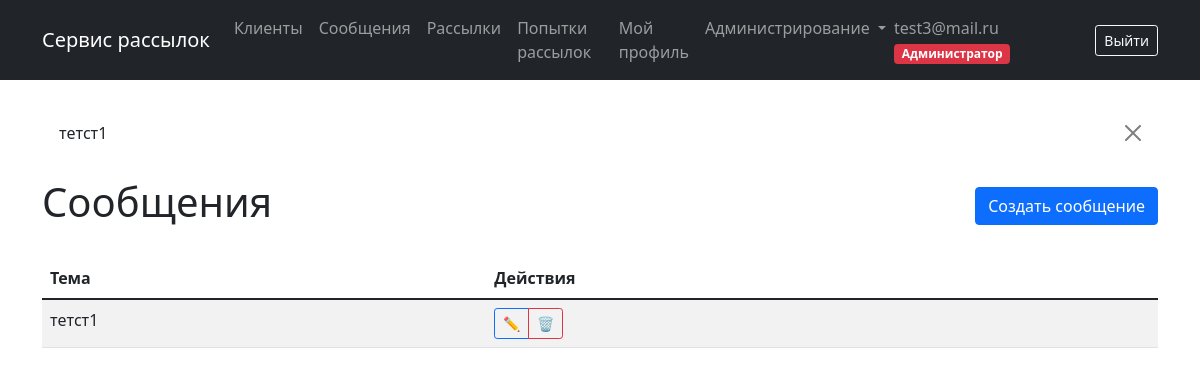
/messages/ (signed in), run on the app's committed database.
### users/models.py (models this page shows, shortened)
class User(AbstractUser):
    phone = models.CharField(max_length=20, blank=True, verbose_name="Телефон")
    avatar = models.ImageField(
        upload_to="users/avatars/", blank=True, null=True, verbose_name="Аватар"
    )
    country = models.CharField(max_length=100, blank=True, verbose_name="Страна")
    email = models.EmailField(unique=True, verbose_name="Email")
    USERNAME_FIELD = "email"
    REQUIRED_FIELDS = ["username"]
    class Meta:
        verbose_name = "пользователь"
        verbose_name_plural = "пользователи"

class Profile(models.Model):
    user = models.OneToOneField(
        "User", on_delete=models.CASCADE, verbose_name="Пользователь"
    )
    ROLE_USER = "user"
    ROLE_MANAGER = "manager"
    ROLE_ADMIN = "admin"
    ROLE_CHOICES = [
        (ROLE_USER, "Пользователь"),
        (ROLE_MANAGER, "Менеджер"),
        (ROLE_ADMIN, "Администратор"),
    ]
    role = models.CharField(
        max_length=20, choices=ROLE_CHOICES, default=ROLE_USER, verbose_name="Роль"
    )
    email_verified = models.BooleanField(
        default=False, verbose_name="Email подтвержден"
    )
    blocked = models.BooleanField(default=False, verbose_name="Заблокирован")
    class Meta:
        verbose_name = "профиль"
        verbose_name_plural = "профили"
    @property
    def is_manager(self):
        return self.role in [self.ROLE_MANAGER, self.ROLE_ADMIN]

### mailing/models.py (models this page shows)
class Message(models.Model):
    subject = models.CharField(max_length=255, verbose_name="Тема письма")
    body = models.TextField(verbose_name="Тело письма")
    owner = models.ForeignKey(
        settings.AUTH_USER_MODEL, on_delete=models.CASCADE, verbose_name="Владелец"
    )
    class Meta:
        verbose_name = "сообщение"
        verbose_name_plural = "сообщения"
        permissions = [
            ("can_view_all_messages", "Может просматривать все сообщения"),
        ]
    def __str__(self):
        return self.subject

### mailing/views.py (the view)
# urls.py: path("messages/", views.message_list, name="message_list"),
@login_required
def message_list(request):
    messages = Message.objects.filter(owner=request.user)
    return render(request, "mailing/message_list.html", {"messages": messages})

### mailing/context_processors.py (called while the page is built)
def update_mailing_statuses(request):
    if request.user.is_authenticated:
        try:
            user_mailings = Mailing.objects.filter(owner=request.user)
            for mailing in user_mailings:
                mailing.update_status()
        except Exception as e:
            pass
    return {}

### mailing/models.py (called while the page is built)
    def update_status(self):
        now = timezone.now()
        if self.end_time <= now:
            self.status = self.STATUS_COMPLETED
        elif self.start_time <= now <= self.end_time:
            self.status = self.STATUS_STARTED
        elif now < self.start_time:
            self.status = self.STATUS_CREATED
        self.save()

### templates/mailing/message_list.html (shortened to what this page needs)
{% extends 'base.html' %}
{% block content %}
<div class="d-flex justify-content-between align-items-center mb-4">
    <h1>Сообщения</h1>
    <a href="{% url 'mailing:message_create' %}" class="btn btn-primary">Создать сообщение</a>
</div>
<div class="table-responsive">
    <table class="table table-striped">
        <thead>
            <tr>
                <th>Тема</th>
                <th>Действия</th>
            </tr>
        </thead>
        <tbody>
            {% for message in messages %}
            <tr>
                <td>{{ message.subject }}</td>
                <td>
                    <div class="btn-group btn-group-sm">
                        <a href="{% url 'mailing:message_update' message.pk %}" class="btn btn-outline-primary">✏️</a>
                        <a href="{% url 'mailing:message_delete' message.pk %}" class="btn btn-outline-danger">🗑️</a>
                    </div>
                </td>
            </tr>
            {% empty %}
            <tr>
                <td colspan="2" class="text-center">Нет сообщений</td>
            </tr>
            {% endfor %}
        </tbody>
    </table>
</div>
{% endblock %}

### templates/base.html (shortened to what this page needs)
<!DOCTYPE html>
<html lang="ru">
<head>
    <link href="https://cdn.jsdelivr.net/npm/bootstrap@5.1.3/dist/css/bootstrap.min.css" rel="stylesheet">
</head>
<body>
<nav class="navbar navbar-expand-lg navbar-dark bg-dark">
    <div class="container">
        <a class="navbar-brand" href="{% url 'mailing:index' %}">Сервис рассылок</a>
        <div class="collapse navbar-collapse" id="navbarNav">
            {% if user.is_authenticated %}
            <ul class="navbar-nav me-auto">
                <li class="nav-item">
                    <a class="nav-link" href="{% url 'mailing:client_list' %}">Клиенты</a>
                </li>
                <li class="nav-item">
                    <a class="nav-link" href="{% url 'mailing:message_list' %}">Сообщения</a>
                </li>
                <li class="nav-item">
                    <a class="nav-link" href="{% url 'mailing:mailing_list' %}">Рассылки</a>
                </li>
                <li class="nav-item">
                    <a class="nav-link" href="{% url 'mailing:mailing_list' %}#attempts">Попытки рассылок</a>
                </li>
                <li class="nav-item">
                    <a class="nav-link" href="{% url 'users:profile_view' %}">Мой профиль</a>
                </li>
                {% if user.profile.is_manager or user.groups.all.0.name == 'Менеджеры' %}
                <li class="nav-item dropdown">
                    <a class="nav-link dropdown-toggle" href="#" role="button" data-bs-toggle="dropdown">
                        Администрирование
                    </a>
                </li>
                {% endif %}
            </ul>
            <ul class="navbar-nav">
                <li class="nav-item">
                    <div class="d-flex align-items-center">
                        <span class="navbar-text me-3">
                            {{ user.email }}
                            {% if user.profile %}
                            <span class="badge bg-{% if user.profile.role == 'admin' %}danger{% elif user.profile.role == 'manager' %}warning{% else %}secondary{% endif %}">
                                {{ user.profile.get_role_display }}
                            </span>
                            {% endif %}
                        </span>
                        <a class="btn btn-outline-light btn-sm" href="{% url 'users:logout' %}">Выйти</a>
                    </div>
                </li>
            </ul>
            {% endif %}
        </div>
    </div>
</nav>
<div class="container mt-4">
    {% if messages %}
        {% for message in messages %}
            <div class="alert alert-{{ message.tags }} alert-dismissible fade show" role="alert">
                {{ message }}
                <button type="button" class="btn-close" data-bs-dismiss="alert"></button>
            </div>
        {% endfor %}
    {% endif %}
    {% block content %}
    {% endblock %}
</div>
</body>
</html>

### data on the page
User: email "test3@mail.ru", profile.role "Администратор"
Message: subject "тетст1"
